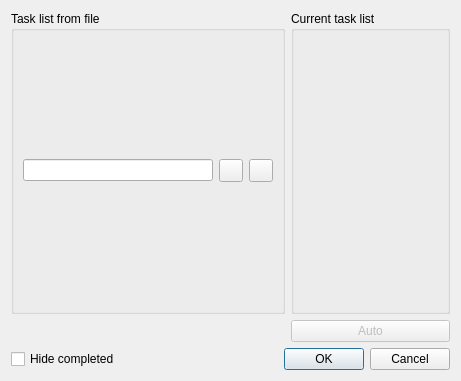
<?xml version="1.0" encoding="UTF-8"?>
<ui version="4.0">
 <class>SynchronizeDialog</class>
 <widget class="QDialog" name="SynchronizeDialog">
  <property name="geometry">
   <rect>
    <x>0</x>
    <y>0</y>
    <width>461</width>
    <height>381</height>
   </rect>
  </property>
  <property name="windowTitle">
   <string>Synchronization</string>
  </property>
  <layout class="QGridLayout" name="gridLayout">
   <item row="0" column="0" colspan="3">
    <widget class="QGroupBox" name="groupBox_2">
     <property name="enabled">
      <bool>true</bool>
     </property>
     <property name="title">
      <string>Task list from file</string>
     </property>
     <layout class="QGridLayout" name="gridLayout_2">
      <item row="0" column="0">
       <layout class="QHBoxLayout" name="horizontalLayout">
        <item>
         <widget class="QLineEdit" name="editFilePath"/>
        </item>
        <item>
         <widget class="QToolButton" name="buttonFilePath">
          <property name="text">
           <string/>
          </property>
         </widget>
        </item>
        <item>
         <widget class="QToolButton" name="syncBackupButton">
          <property name="toolTip">
           <string>Open backup file</string>
          </property>
          <property name="text">
           <string/>
          </property>
         </widget>
        </item>
       </layout>
      </item>
     </layout>
    </widget>
   </item>
   <item row="1" column="3" colspan="2">
    <widget class="QPushButton" name="buttonAuto">
     <property name="enabled">
      <bool>false</bool>
     </property>
     <property name="text">
      <string>Auto</string>
     </property>
    </widget>
   </item>
   <item row="3" column="0">
    <widget class="QCheckBox" name="boxHideCompleted">
     <property name="text">
      <string>Hide completed</string>
     </property>
    </widget>
   </item>
   <item row="0" column="3" colspan="2">
    <widget class="QGroupBox" name="groupBox">
     <property name="title">
      <string>Current task list</string>
     </property>
    </widget>
   </item>
   <item row="3" column="1" colspan="4">
    <widget class="QDialogButtonBox" name="buttonBox">
     <property name="enabled">
      <bool>true</bool>
     </property>
     <property name="standardButtons">
      <set>QDialogButtonBox::Cancel|QDialogButtonBox::Ok</set>
     </property>
     <property name="centerButtons">
      <bool>false</bool>
     </property>
    </widget>
   </item>
  </layout>
 </widget>
 <resources/>
 <connections>
  <connection>
   <sender>buttonBox</sender>
   <signal>rejected()</signal>
   <receiver>SynchronizeDialog</receiver>
   <slot>reject()</slot>
   <hints>
    <hint type="sourcelabel">
     <x>321</x>
     <y>366</y>
    </hint>
    <hint type="destinationlabel">
     <x>180</x>
     <y>325</y>
    </hint>
   </hints>
  </connection>
  <connection>
   <sender>buttonBox</sender>
   <signal>accepted()</signal>
   <receiver>SynchronizeDialog</receiver>
   <slot>accept()</slot>
   <hints>
    <hint type="sourcelabel">
     <x>410</x>
     <y>360</y>
    </hint>
    <hint type="destinationlabel">
     <x>87</x>
     <y>317</y>
    </hint>
   </hints>
  </connection>
 </connections>
</ui>
